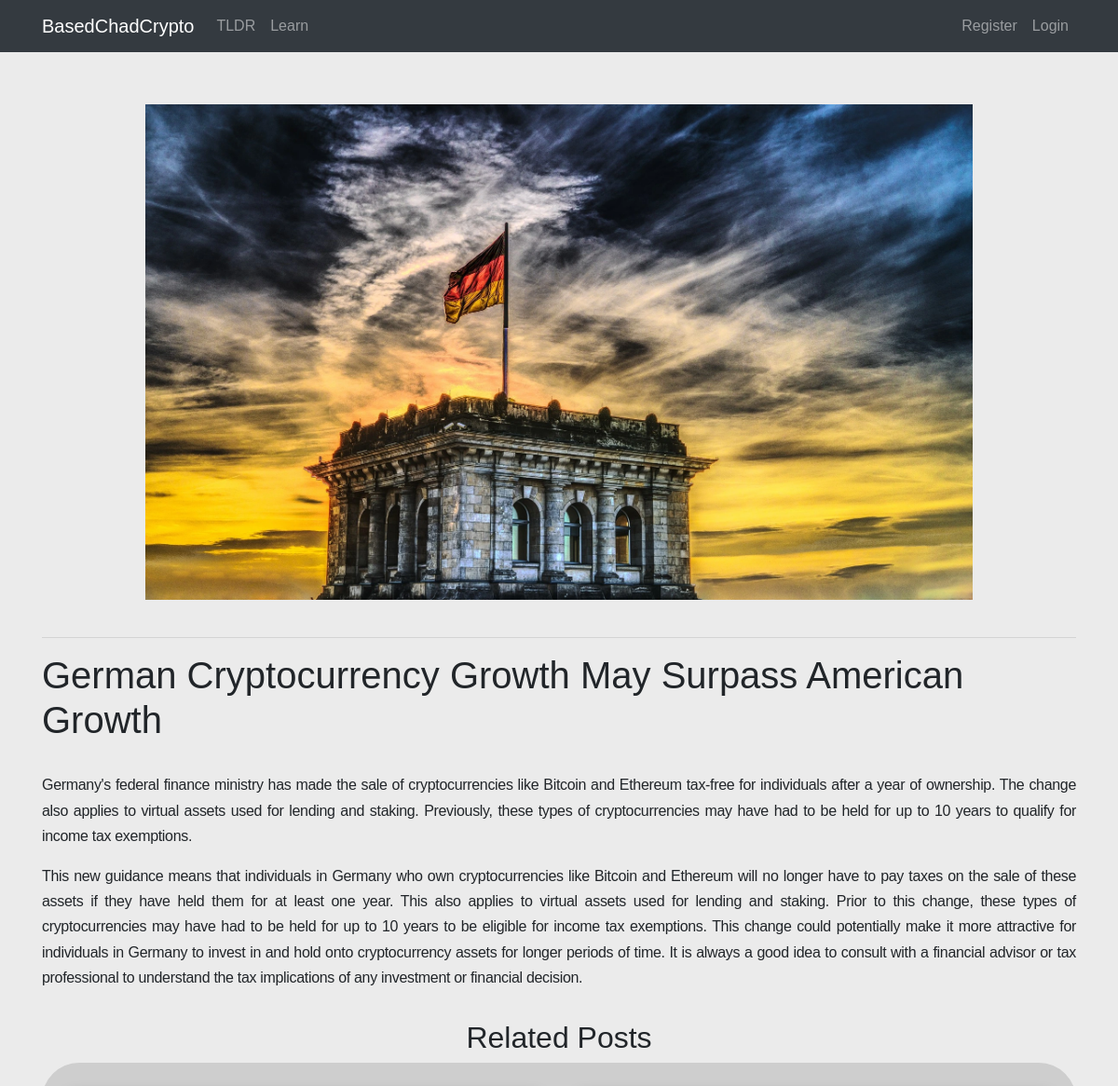
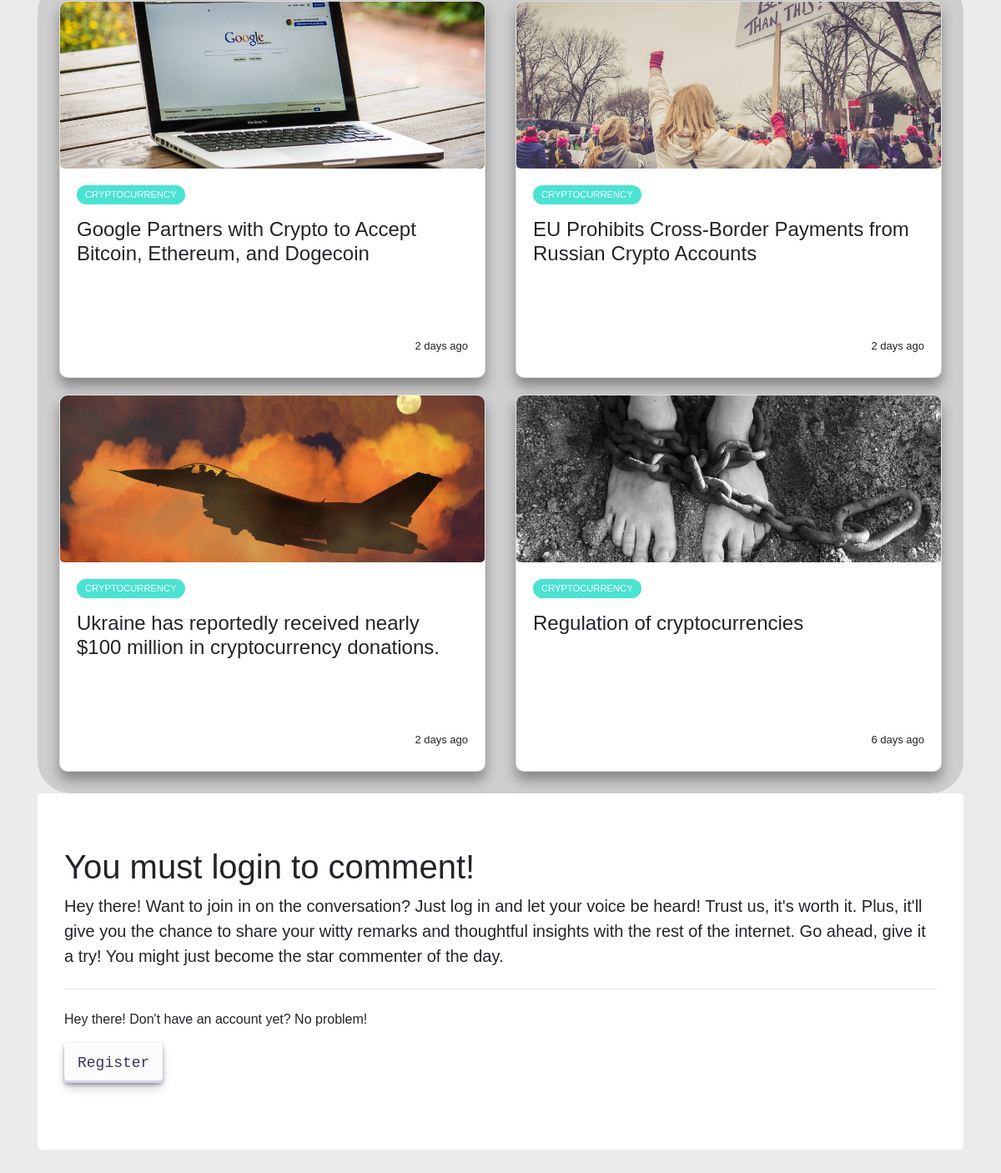
Page /pages/show/7 on the committed database (2 pictures, top to bottom).
### tables this page shows
CREATE TABLE `posts` (
  `id` int(11) NOT NULL,
  `user_id` int(11) NOT NULL,
  `image_name` varchar(255) NOT NULL,
  `created_at` datetime NOT NULL DEFAULT current_timestamp(),
  `post_header` char(255) DEFAULT NULL,
  `tag` char(15) DEFAULT NULL,
  `related_posts` char(255) DEFAULT NULL,
  `html` text DEFAULT NULL
);

### app/controllers/Pages.php (called while the page is built, shortened)
<?php
class Pages extends Controller
{
  public function __construct()
  {
    $this->postModel = $this->model('Post');
  }
  public function show($id)
  {
    $post = $this->postModel->getPostById($id);
    $comments = $this->postModel->getCommentsFromPostWhere_page_id($id);
    $related_posts = $this->postModel->getSimilarPostsWhere_related_posts($post->related_posts, $id);
    $data = [
      'pages' => $post,
      'comments' => $comments,
      'related_posts' => $related_posts
    ];
    $this->view('pages/show', $data);
  }
}

### app/libraries/Core.php (called while the page is built, shortened)
<?php
  class Core {
    protected $currentMethod = 'index';
    public function __construct(){
      $url = $this->getUrl();
      if(file_exists('../app/controllers/' . ucwords($url[0]). '.php')){
        unset($url[0]);
      }
      $this->currentController = new $this->currentController;
      if(isset($url[1])){
        if(method_exists($this->currentController, $url[1])){
          $this->currentMethod = $url[1];
          unset($url[1]);
        }
      }
      $this->params = $url ? array_values($url) : [];
      call_user_func_array([$this->currentController, $this->currentMethod], $this->params);
    }
    public function getUrl(){
      if(isset($_GET['url'])){
        $url = rtrim($_GET['url'], '/');
        $url = filter_var($url, FILTER_SANITIZE_URL);
        $url = explode('/', $url);
        return $url;
      }
    }
  }

### public/index.php (called while the page is built, shortened)
<?php
  $init = new Core;

### app/libraries/Database.php (called while the page is built, shortened)
<?php
  class Database {
    private $host = DB_HOST;
    private $user = DB_USER;
    private $pass = DB_PASS;
    private $dbname = DB_NAME;
    private $dbh;
    private $stmt;
    public function __construct(){
      $dsn = 'mysql:host=' . $this->host . ';dbname=' . $this->dbname;
      $options = array(
        PDO::ATTR_PERSISTENT => true,
        PDO::ATTR_ERRMODE => PDO::ERRMODE_EXCEPTION
      );
      try{
        $this->dbh = new PDO($dsn, $this->user, $this->pass, $options);
      } catch(PDOException $e){
        $this->error = $e->getMessage();
        echo $this->error;
      }
    }
    public function query($sql){
      $this->stmt = $this->dbh->prepare($sql);
    }
    public function bind($param, $value, $type = null){
      if(is_null($type)){
        switch(true){
          default:
            $type = PDO::PARAM_STR;
        }
      }
      $this->stmt->bindValue($param, $value, $type);
    }
    public function execute(){
      return $this->stmt->execute();
    }
    public function resultSet(){
      $this->execute();
      return $this->stmt->fetchAll(PDO::FETCH_OBJ);
    }
    public function single(){
      $this->execute();
      return $this->stmt->fetch(PDO::FETCH_OBJ);
    }
  }

### app/models/Post.php (called while the page is built, shortened)
<?php
class Post
{
  private $db;
  public function __construct()
  {
    $this->db = new Database;
  }
  public function getPostById($id)
  {
    $this->db->query('SELECT * FROM posts WHERE id = :id');
    $this->db->bind(':id', $id);
    $row = $this->db->single();
    return $row;
  }
  public function getCommentsFromPostWhere_page_id($page_id)
  {
    $this->db->query("SELECT * FROM comments WHERE page_id = :page_id ORDER BY date DESC");
    $this->db->bind(':page_id', $page_id);
    $results = $this->db->resultSet();
    return $results;
  }
  public function getSimilarPostsWhere_related_posts($related_posts, $id)
  {
    $this->db->query("SELECT * FROM posts WHERE related_posts = :related_posts AND id != :id ORDER BY created_at DESC LIMIT 6");
    $this->db->bind(':related_posts', $related_posts);
    $this->db->bind(':id', $id);
    $results = $this->db->resultSet();
    return $results;
  }
}

### app/helpers/color-based-on-tag.php (called while the page is built)
<?php
function getTagColor($tag)
{
    if ($tag == 'Technology')
    {
        return '#f07070';
    }
    else if ($tag == 'Cryptocurrency')
    {
        return '#4ae3d2';
    }
    else
    {
        return '#e4e125';
    }
}

### app/helpers/time-ago.php (called while the page is built)
<?php
function timeDateToTimeAgo($timeDate)
{
    $timestamp = strtotime($timeDate);
    $strTime = array("second", "minute", "hour", "day", "month", "year");
    $length = array("60", "60", "24", "30", "12", "10");
    $currentTime = time();
    if ($currentTime >= $timestamp) {
    $diff     = time() - $timestamp;
    for ($i = 0; $diff >= $length[$i] && $i < count($length) - 1; $i++) {
        $diff = $diff / $length[$i];
    }
    $diff = round($diff);
        return $diff . " " . $strTime[$i] . "s ago ";
    }
}

### app/views/pages/show.php (the view, shortened to what this page needs)
<?php require APPROOT . '/views/inc/header.php'; ?>
<div class='container'>
  <br>
  <?php $full_size_img = $data['pages']->image_name; ?>
  <img src='<?php echo URLROOT; ?>/public/img/<?php echo $full_size_img ?>' alt='<?php echo $full_size_img ?>' class='open-post-image'>
  <hr />
  <?php
    echo '<div class="show-page-text">';
    print_r($data['pages']->html);
    echo '</div>';
  ?>
    <div>
        <h2 class="masonry-main-header">Related Posts</h2>
        <div class="show-masonry">
          <?php foreach ($data['related_posts'] as $post) : ?>
            <a class='article-link' href="<?php echo URLROOT; ?>/pages/show/<?php echo $post->id; ?>">
              <div class="card">
                <div class="show-card-header">
                  <img class='masonry-card-image' src='<?php echo URLROOT; ?>/public/img/<?php echo $post->image_name; ?>' alt='<?php echo $post->image_name; ?>'>
                </div>
                <div class="card-body">
                  <?php
                    if (isset($post->tag))
                    {
                      echo '<span class="card-body-tag-technology" style="background-color:' . getTagColor($post->tag) .'">'. $post->tag .'</span>';
                    }
                  ?>
                  <h4 class="card-body-header">
                    <?php echo $post->post_header; ?>
                  </h4>
                  <div class='article-info'>
                    <div class='user-info'>
                      <?php
                        $sql_date = new DateTime($post->created_at);
                        $correct_date = $sql_date->format('Y-m-d');
                      ?>
                      <p><?php echo timeDateToTimeAgo($correct_date); ?></p>
                    </div>
                  </div>
                </div>
              </div>
            </a>
          <?php endforeach; ?>
        </div>
    </div>
  <?php if (isset($_SESSION['user_id'])) : ?>
    <form action="<?php echo URLROOT; ?>/pages/add" method="post">
    <input type="hidden" name="page_id" value="<?php echo $data['pages']->id; ?>" />
      <div class="form-group">
        <label for="post_comment">Comment: <sup>*</sup></label>
        <textarea type="text" name="post_comment" class="open-post-textarea form-control form-control-lg <?php echo (!empty($data['post_comment_err'])) ? 'is-invalid' : ''; ?>" value="<?php echo $data['post_comment']; ?>"></textarea>
        <span class="invalid-feedback"><?php echo $data['post_comment_err']; ?></span>
      </div>
      <div class="open-post-button-container">
        <input type="submit" class="open-post-button" value="Submit">
      </div>
    </form>
  <?php else : ?>
    <div class="jumbotron">
      <h1 class="display-5">You must login to comment!</h1>
      <p class="lead">Hey there! Want to join in on the conversation? Just log in and let your voice be heard!
        Trust us, it's worth it. Plus, it'll give you the chance to share your witty remarks and thoughtful
        insights with the rest of the internet. Go ahead, give it a try! You might just become the star commenter of the day.</p>
      <hr class="my-4">
      <p>Hey there! Don't have an account yet? No problem!</p>
      <p class="lead">
        <a class="regiser-inside-post-button" href="<?php echo URLROOT; ?>/users/register">Register</a>
      </p>
    </div>
  <?php endif; ?>
</div>
<?php require APPROOT . '/views/inc/footer.php'; ?>

### app/libraries/Controller.php (shortened to what this page needs)
<?php
  class Controller {
    public function model($model){
      return new $model();
    }
    public function view($view, $data = []){
      if(file_exists('../app/views/' . $view . '.php')){
        require_once '../app/views/' . $view . '.php';
      } else {
        die('View does not exist');
      }
    }
  }

### app/views/inc/header.php (shortened to what this page needs)
<html lang="en">
<head>
  <link rel="stylesheet" href="https://maxcdn.bootstrapcdn.com/bootstrap/4.0.0-beta/css/bootstrap.min.css">
  <link href="https://cdnjs.cloudflare.com/ajax/libs/font-awesome/6.2.1/css/all.min.css" rel="stylesheet">
  <link rel="stylesheet" href="<?php echo URLROOT; ?>/public/css/style.css">
  <link rel="stylesheet" href="<?php echo URLROOT; ?>/public/css/posts.css">
  <link rel="stylesheet" href="<?php echo URLROOT; ?>/public/css/openpost.css">
  <link rel="stylesheet" href="<?php echo URLROOT; ?>/public/css/mainpage.css">
  <link rel="stylesheet" href="<?php echo URLROOT; ?>/public/css/tldr.css">
  <link rel="stylesheet" href="<?php echo URLROOT; ?>/public/css/learn.css">
</head>
<body>
  <?php require APPROOT . '/views/inc/navbar.php'; ?>
  <div>

### app/views/inc/navbar.php (shortened to what this page needs)
<nav class="navbar navbar-expand-lg navbar-dark bg-dark">
  <div class="container">
      <a class="navbar-brand" href="<?php echo URLROOT; ?>"><?php echo SITENAME; ?></a>
      <div class="collapse navbar-collapse" id="navbarsExampleDefault">
        <ul class="navbar-nav mr-auto">
          <li class="nav-item">
            <a class="nav-link" href="<?php echo URLROOT; ?>/pages/tldr">TLDR</a>
          </li>
          <li class="nav-item">
            <a class="nav-link" href="<?php echo URLROOT; ?>/pages/learn">Learn</a>
          </li>
        </ul>
        <ul class="navbar-nav ml-auto">
          <?php if(isset($_SESSION['user_id'])) : ?>
          <li class="nav-item">
              <a class="nav-link" href="<?php echo URLROOT; ?>/users/logout">Logout</a>
            </li>
          <?php else : ?>
            <li class="nav-item">
              <a class="nav-link" href="<?php echo URLROOT; ?>/users/register">Register</a>
            </li>
            <li class="nav-item">
              <a class="nav-link" href="<?php echo URLROOT; ?>/users/login">Login</a>
            </li>
          <?php endif; ?>
        </ul>
      </div>
    </div>
  </nav>

### app/views/inc/footer.php (shortened to what this page needs)
  </div>
</body>
</html>

### public/css/style.css (style rules this page uses)
body { background: #ebebeb; }

### public/css/posts.css (style rules this page uses)
.article-link { display: flex; justify-content: center; align-items: center; }
.masonry-main-header { display: flex; flex-direction: row; justify-content: space-around; align-items: center; }
.masonry-card-image { width: 100%; height: 200px; object-fit: cover; border-radius: 5px; }
.card { margin: 10px; background-color: #fff; border-radius: 10px; box-shadow: 0 2px 20px rgba(0, 0, 0, 0.2); overflow: hidden; width: 100%; box-shadow: rgba(0, 0, 0, 0.35) 0px 10px 15px; }
.show-card-header img { width: 100%; height: 200px; object-fit: cover; }
.card-body { display: flex; flex-direction: column; justify-content: center; align-items: flex-start; padding: 20px; min-height: 250px; }
.card-body-header { padding-top: 1rem; }
.card-body-tag-technology { background-color: #f07070; border-radius: 50px; color: #fff; padding: 3px 10px; text-transform: uppercase; cursor: pointer; font-size: 0.7rem; margin: 0; }
.card-body p { font-size: 13px; margin: 0 0 40px; }
.article-info { display: flex; margin-top: auto; flex-direction: row-reverse; justify-content: space-between; width: 100%; align-items: flex-end; margin-bottom: -2rem; }

### public/css/openpost.css (style rules this page uses)
.open-post-image { display: block; margin-left: auto; margin-right: auto; max-width: 80%; max-height: 600px; padding-top: 2rem; }
.show-page-text p { text-align: justify; line-height: 170%; letter-spacing: -.02em; }
.show-page-text { padding-bottom: 1rem; }
.open-post-button, .regiser-inside-post-button, .startlearning-button { align-items: center; appearance: none; background-color: #FCFCFD; border-radius: 4px; border-width: 0; box-shadow: rgba(45, 35, 66, 0.4) 0 2px 4px, rgba(45, 35, 66, 0.3) 0 7px 13px -3px, #D6D6E7 0 -3px 0 inset; box-sizing: border-box; color: #36395A; cursor: pointer; display: inline-flex; font-family: "JetBrains Mono", monospace; height: 48px; justify-content: center; line-height: 1; list-style: none; overflow: hidden; padding-left: 16px; padding-right: 16px; position: relative; text-align: left; text-decoration: none; transition: box-shadow .15s, transform .15s; user-select: none; -webkit-user-select: none; touch-action: manipulation; white-space: nowrap; will-change: box-shadow, transform; font-size: 18px; }
a, a:hover, a:active, a:visited, a:focus { color: inherit; text-decoration: none; }
.show-masonry { display: grid; grid-template-columns: 1fr 1fr 1fr; column-gap: 1rem; font-size: .85em; background-color: #cbcbcbe4; border-radius: 40px; padding: 1rem; }
@media only screen and (max-width: 1200px) { .show-masonry { display: grid; grid-template-columns: 1fr 1fr; } }
.show-card-header { width: 100%; height: 200px; object-fit: cover; }

### public/css/mainpage.css (style rules this page uses)
body { font-family: Tahoma, sans-serif; }
.jumbotron { background-color: #ffffff; }

### rows in the picture
posts: image_name (picture)
posts: image_name (picture), tag "CRYPTOCURRENCY", post_header "Google Partners with Crypto to Accept Bitcoin, Ethereum, and Dogecoin", created_at "2 days ago"
posts: image_name (picture), tag "CRYPTOCURRENCY", post_header "EU Prohibits Cross-Border Payments from Russian Crypto Accounts", created_at "2 days ago"
posts: image_name (picture), tag "CRYPTOCURRENCY", post_header "Ukraine has reportedly received nearly $100 million in cryptocurrency donations.", created_at "2 days ago"
posts: image_name (picture), tag "CRYPTOCURRENCY", post_header "Regulation of cryptocurrencies", created_at "6 days ago"

### other values in the picture
SITENAME "BasedChadCrypto"
